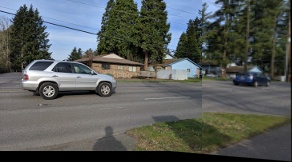
#> input picture test.jpg, 292 x 162 px
$ python image_stitching_skeleton.py test.jpg im3.jpg out.png
#> lines starting #> are read from the running program, lines starting #| are printed output that depends on the picture
import cv2
import sys
import numpy as np


def compute_error(point1, point2, h):
    # Convert to homogeneous coordinates
    point1H = np.array([point1[0], point1[1], 1])
    # Convert to normal coordinates
    point1predicted = np.dot(h, point1H.transpose())
    point1predictednormal = point1predicted / point1predicted[2]
    error = np.linalg.norm(
        point2 - point1predictednormal[0:2])  # Calculate error

    return error


def compute_homography(x1, y1, x2, y2, x3, y3, x4, y4, xp1, yp1, xp2, yp2, xp3, yp3, xp4, yp4):
    A = np.array([[-1 * x1, -1 * y1, -1, 0, 0, 0, x1 * xp1, y1 * xp1, xp1],
                  [0, 0, 0, -1 * x1, -1 * y1, -1, x1 * yp1, y1 * yp1, yp1],
                  [-1 * x2, -1 * y2, -1, 0, 0, 0, x2 * xp2, y2 * xp2, xp2],
                  [0, 0, 0, -1 * x2, -1 * y2, -1, x2 * yp2, y2 * yp2, yp2],
                  [-1 * x3, -1 * y3, -1, 0, 0, 0, x3 * xp3, y3 * xp3, xp3],
                  [0, 0, 0, -1 * x3, -1 * y3, -1, x3 * yp3, y3 * yp3, yp3],
                  [-1 * x4, -1 * y4, -1, 0, 0, 0, x4 * xp4, y4 * xp4, xp4],
                  [0, 0, 0, -1 * x4, -1 * y4, -1, x4 * yp4, y4 * yp4, yp4]
                  ])
    [U, S, V] = np.linalg.svd(A)
    H = V[-1:]
    H = np.reshape(H, (3, 3))

    return H


def ex_find_homography_ransac(list_pairs_matched_keypoints, threshold_ratio_inliers=0.85, threshold_reprojtion_error=3, max_num_trial=1000):
    '''
    Apply RANSAC algorithm to find a homography transformation matrix that align 2 sets of feature points, transform the first set of feature point to the second (e.g. warp image 1 to image 2)
    :param list_pairs_matched_keypoints: has the format as a list of pairs of matched points: [[[p1x,p1y],[p2x,p2y]],....]
    :param threshold_ratio_inliers: threshold on the ratio of inliers over the total number of samples, accept the estimated homography if ratio is higher than the threshold
    :param threshold_reprojtion_error: threshold of reprojection error (measured as euclidean distance, in pixels) to determine whether a sample is inlier or outlier
    :param max_num_trial: the maximum number of trials to do take sample and do testing to find the best homography matrix
    :return best_H: the best found homography matrix
    '''
    best_H = None
    # print(list_pairs_matched_keypoints)
    # to be completed ...
    for x in range(max_num_trial):  # Select seed group of matches
        first = list_pairs_matched_keypoints[np.random.randint(
            0, len(list_pairs_matched_keypoints))]
        second = list_pairs_matched_keypoints[np.random.randint(
            0, len(list_pairs_matched_keypoints))]
        third = list_pairs_matched_keypoints[np.random.randint(
            0, len(list_pairs_matched_keypoints))]
        fourth = list_pairs_matched_keypoints[np.random.randint(
            0, len(list_pairs_matched_keypoints))]

        h = compute_homography(first[0][0], first[0][1], second[0][0], second[0][1], third[0][0], third[0][1], fourth[0][0], fourth[0][1],
                               first[1][0], first[1][1], second[1][0], second[1][1], third[1][0], third[1][1], fourth[1][0], fourth[1][1])
        # h = compute_homography(first[0][1], first[0][0], second[0][1], second[0][0], third[0][1], third[0][0], fourth[0][1], fourth[0][0],
        # first[1][1], first[1][0], second[1][1], second[1][0], third[1][1], third[1][0], fourth[1][1], fourth[1][0])
        # h = compute_homography(first[1][0], first[1][1], second[1][0], second[1][1], third[1][0], third[1][1], fourth[1][0], fourth[1][1],
        # first[0][0], first[0][1], second[0][0], second[0][1], third[0][0], third[0][1], fourth[0][0], fourth[0][1])

        inliers = 0
        for i in range(len(list_pairs_matched_keypoints)):
            # Passes in pair of matched points
            error = compute_error(
                list_pairs_matched_keypoints[i][0], list_pairs_matched_keypoints[i][1], h)
            if error < threshold_reprojtion_error:
                inliers += 1

        if inliers / len(list_pairs_matched_keypoints) > threshold_ratio_inliers:
            best_H = h
            break

    return best_H


def ex_extract_and_match_feature(img_1, img_2, ratio_robustness=0.7):
    '''
    1/ extract SIFT feature from image 1 and image 2,
    2/ use a bruteforce search to find pairs of matched features: for each feature point in img_1, find its best matched feature point in img_2
    3/ apply ratio test to select the set of robust matched points
    :param img_1: input image 1
    :param img_2: input image 2
    :param ratio_robustness: ratio for the robustness test
    :return list_pairs_matched_keypoints: has the format as list of pairs of matched points: [[[p1x,p1y],[p2x,p2y]]]
    '''
    # ==============================
    # ===== 1/ extract features from input image 1 and image 2
    # ==============================

    sift = cv2.SIFT_create()
    gray_1 = cv2.cvtColor(img_1, cv2.COLOR_BGR2GRAY)
    gray_2 = cv2.cvtColor(img_2, cv2.COLOR_BGR2GRAY)
    kp_1, des_1 = sift.detectAndCompute(gray_1, None)
    kp_2, des_2 = sift.detectAndCompute(gray_2, None)

    # ==============================
    # ===== 2/ use bruteforce search to find a list of pairs of matched feature points
    # ==============================
    list_pairs_matched_keypoints = []

    # to be completed ....
    for a in range(len(kp_1)):
        candidates = []
        for b in range(len(kp_2)):
            dist = np.linalg.norm(des_1[a] - des_2[b])
            candidates.append((dist, b))
        candidates.sort()
        if (candidates[0][0] / candidates[1][0]) < ratio_robustness:
            list_pairs_matched_keypoints.append(
                [[kp_1[a].pt[0], kp_1[a].pt[1]], [kp_2[candidates[0][1]].pt[0], kp_2[candidates[0][1]].pt[1]]])

    return list_pairs_matched_keypoints


def ex_warp_blend_crop_image(img_1, H_1, img_2):
    '''
    1/ warp image img_1 using the homography H_1 to align it with image img_2 (using backward warping and bilinear resampling)
    2/ stitch image img_1 to image img_2 and apply average blending to blend the 2 images into a single panorama image
    3/ find the best bounding box for the resulting stitched image
    :param img_1:
    :param H_1:
    :param img_2:
    :return img_panorama: resulting panorama image
    '''
    img_panorama = None
    # =====  use a backward warping algorithm to warp the source
    # 1/ to do so, we first create the inverse transform; 2/ use bilinear interpolation for resampling
    # to be completed ...
    h, w, d = img_2.shape
    print(H_1)
    H_1 = np.linalg.inv(H_1)  # inverse transform of H_1
    warp = cv2.warpPerspective(
        img_2, H_1, (img_2.shape[1]*2, img_2.shape[0]*2))

    # [22 lines of commented-out code are left out]

    warp[0:img_2.shape[0], 0:img_2.shape[1]] = img_1
    rows, cols = np.where(warp[:, :, 0] != 0)
    img_panorama = warp[0:max(rows) + 1, 0:max(cols) + 1, :]

    return img_panorama


def stitch_images(img_1, img_2):
    '''
    :param img_1: input image 1. We warp this image to align and stich it to the image 2
    :param img_2: is the reference image. We will not warp this image
    :return img_panorama: the resulting stiched image
    '''
    print('==============================')
    print('===== stitch two images to generate one panorama image')
    print('==============================')

    # ===== extract and match features from image 1 and image 2
    list_pairs_matched_keypoints = ex_extract_and_match_feature(
        img_1=img_1, img_2=img_2, ratio_robustness=0.7)

    # ===== use RANSAC algorithm to find homography to warp image 1 to align it to image 2
    H_1 = ex_find_homography_ransac(
        list_pairs_matched_keypoints, threshold_ratio_inliers=0.85, threshold_reprojtion_error=3, max_num_trial=1000)

    # ===== warp image 1, blend it with image 2 using average blending to produce the resulting panorama image
    img_panorama = ex_warp_blend_crop_image(img_1=img_1, H_1=H_1, img_2=img_2)
    #img_panorama = ex_warp_blend_crop_image(img_2=img_2, H_1=H_1, img_1=img_1)

    return img_panorama


if __name__ == "__main__":
    print('==================================================')
    print('PSU CS 410/510, Winter 2022, HW2: image stitching')
    print('==================================================')

    path_file_image_1 = sys.argv[1]
    path_file_image_2 = sys.argv[2]
    path_file_image_result = sys.argv[3]

    # ===== read 2 input images
    img_1 = cv2.imread(path_file_image_1)
#> img_1 is the input picture: shape (162, 292, 3); mean B, G, R 88.8, 91.2, 87.3
    img_2 = cv2.imread(path_file_image_2)
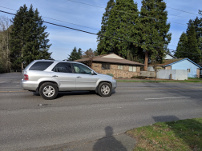
#> input picture im3.jpg, 202 x 151 px
#> img_2 is the input picture: shape (151, 202, 3); mean B, G, R 107.7, 107.7, 103

    # ===== create a panorama image by stitch image 1 to image 2
    img_panorama = stitch_images(img_1=img_1, img_2=img_2)
#> in ex_extract_and_match_feature, `gray_1 = cv2.cvtColor(img_1, cv2.COLOR_BGR2GRAY)`:
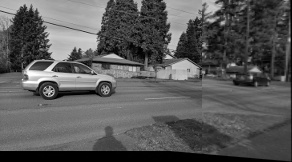
#> gray_1: shape (162, 292); min 0, max 255, mean 89.8
#> in ex_extract_and_match_feature, `gray_2 = cv2.cvtColor(img_2, cv2.COLOR_BGR2GRAY)`:
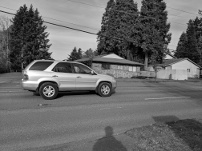
#> gray_2: shape (151, 202); min 0, max 255, mean 106.3
#> in ex_extract_and_match_feature, `kp_1, des_1 = sift.detectAndCompute(gray_1, None)`: kp_1 = 415 keypoints; strongest (x, y, size): (33, 76, 12.4), (251, 77, 2.3), (222, 23, 3.1), (166, 39, 1.8)
#> in ex_extract_and_match_feature, `kp_2, des_2 = sift.detectAndCompute(gray_2, None)`: kp_2 = 222 keypoints; strongest (x, y, size): (33, 76, 12.4), (166, 39, 1.8), (113, 56, 4.8), (168, 57, 3)
#> after the loop in ex_extract_and_match_feature, `for a in range(len(kp_1)):`: list_pairs_matched_keypoints = 206 items
#> the loop in ex_find_homography_ransac, `for x in range(max_num_trial):` made 1 pass
#> (first, second, third, fourth) on pass 1: ([[156.4, 26.97], [156.4, 26.97]], [[44.26, 46.7], [44.26, 46.7]], [[108.4, 48.49], [108.4, 48.48]], [[170.2, 61.84], [170.2, 61.84]])
#| [[ 5.56073142e-01 -6.39704563e-03  2.66419747e-01]
#|  [ 1.18992332e-04  5.54198117e-01  4.82142745e-02]
#|  [ 4.64206615e-06 -4.08951382e-05  5.57047639e-01]]
#> in ex_warp_blend_crop_image, `warp = cv2.warpPerspective( img_2, H_1, (img_2.shape[1]*2, img_2.shape..`:
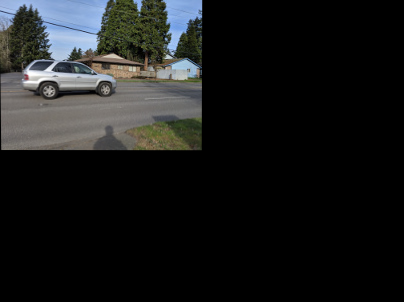
#> warp: shape (302, 404, 3); mean B, G, R 26.7, 26.7, 25.5
#> (the run stopped early here; a loop or call above may not have finished)
